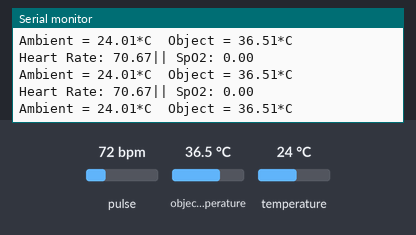
A sketch run on a simulated Arduino Uno, built with avr-gcc and run on an emulated ATmega328P. Shown: the last lines printed to the serial monitor. The inputs (shaded band) are chosen by the test bench; at power-on: pulse 72 bpm, object temperature 36.5 °C, temperature 24 °C.

Above: at 1.2 s.
1.3 s: pulse set to 42 bpm
At 2.0 s:
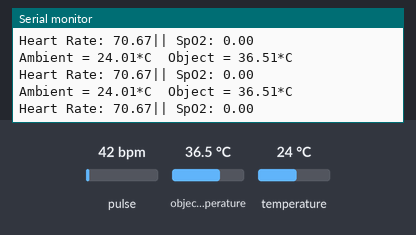
2.8 s: object temperature set to 20 °C
At 3.6 s:
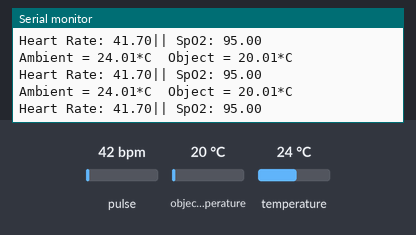
4.3 s: temperature set to 12 °C
At 5.0 s:
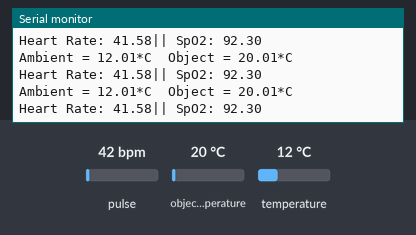
Timing chart, 0 to 7.3 s (numbered marks = the images above; inputs shaded):
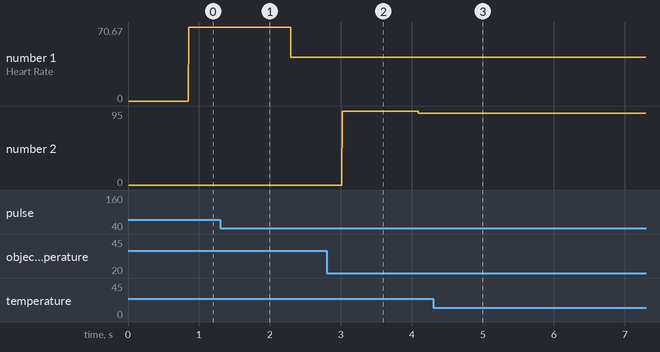

Measured:
- after the input at 2.8 s, the serial monitor: prints a new line at once (image 2)
- after the input at 4.3 s, the serial monitor: prints a new line at once (image 3)
- plotted number 1: 70.67 → 41.7 after the input at 1.3 s

The sketch:

skripsi-adel-master.ino
```cpp
#include "sensor_max_30102.h"

#include <Adafruit_MLX90614.h>

Adafruit_MLX90614 mlx = Adafruit_MLX90614();

void setup()
{
  Serial.begin(115200);
  Serial.println("Initializing...");

  max30102_setup();

  Serial.println("=========Adafruit MLX90614 test========");
  Serial.println("");

  if (!mlx.begin()) {
    Serial.println("Error connecting to MLX sensor. Check wiring.");
    while (1);
  };

  Serial.print("Emissivity = "); Serial.println(mlx.readEmissivity());
  Serial.println("=======================================");


}

void loop()
{
  double* health = getHealthData();
  Serial.print("Ambient = "); Serial.print(mlx.readAmbientTempC());
  Serial.print("*C\tObject = "); Serial.print(mlx.readObjectTempC()); Serial.println("*C");

  Serial.print("Heart Rate: ");
  Serial.print(health[0]);  // BPM is at index 0
  Serial.print("|| SpO2: ");
  Serial.println(health[1]);  // SpO2 is at index 1

}
```

sensor_max_30102.h
```cpp
#include "MAX30105.h" //sparkfun MAX3010X library
#include "heartRate.h"


MAX30105 particleSensor;

double avered = 0; double aveir = 0;
double sumirrms = 0;
double sumredrms = 0;
int i = 0;
int Num = 200;//calculate SpO2 by this sampling interval

double ESpO2 = 95.0;//initial value of estimated SpO2
double FSpO2 = 0.7; //filter factor for estimated SpO2
double frate = 0.95; //low pass filter for IR/red LED value to eliminate AC component
#define TIMETOBOOT 3000 // wait for this time(msec) to output SpO2
#define SCALE 88.0 //adjust to display heart beat and SpO2 in the same scale
#define SAMPLING 5 //if you want to see heart beat more precisely , set SAMPLING to 1
#define FINGER_ON 30000 // if red signal is lower than this , it indicates your finger is not on the sensor
#define MINIMUM_SPO2 80.0

const byte RATE_SIZE = 8; //Increase this for more averaging. 4 is good.
byte rates[RATE_SIZE]; //Array of heart rates
byte rateSpot = 0;
long lastBeat = 0; //Time at which the last beat occurred
float beatsPerMinute;
int beatAvg;


#define USEFIFO

void max30102_setup() {
  // Initialize sensor
  while (!particleSensor.begin(Wire, I2C_SPEED_FAST)) //Use default I2C port, 400kHz speed
  {
    Serial.println("MAX30102 was not found. Please check wiring/power/solder jumper at MH-ET LIVE MAX30102 board. ");
    //while (1);
  }
  //Setup to sense a nice looking saw tooth on the plotter
  byte ledBrightness = 0x7F; //Options: 0=Off to 255=50mA
  byte sampleAverage = 4; //Options: 1, 2, 4, 8, 16, 32
  byte ledMode = 2; //Options: 1 = Red only, 2 = Red + IR, 3 = Red + IR + Green
  //Options: 1 = IR only, 2 = Red + IR on MH-ET LIVE MAX30102 board
  int sampleRate = 200; //Options: 50, 100, 200, 400, 800, 1000, 1600, 3200
  int pulseWidth = 411; //Options: 69, 118, 215, 411
  int adcRange = 16384; //Options: 2048, 4096, 8192, 16384
  // Set up the wanted parameters
  particleSensor.setup(ledBrightness, sampleAverage, ledMode, sampleRate, pulseWidth, adcRange); //Configure sensor with these settings

  particleSensor.enableDIETEMPRDY();

}

double* getHealthData() {
  static double data[2];  // Array untuk menyimpan BPM dan SpO2

  uint32_t ir, red , green;
  double fred, fir;
  double SpO2 = 0;

#ifdef USEFIFO
  particleSensor.check();

  while (particleSensor.available()) {
#ifdef MAX30105
    red = particleSensor.getFIFORed();
    ir = particleSensor.getFIFOIR();
#else
    red = particleSensor.getFIFOIR();
    ir = particleSensor.getFIFORed();
#endif

    i++;
    fred = (double)red;
    fir = (double)ir;
    avered = avered * frate + (double)red * (1.0 - frate);
    aveir = aveir * frate + (double)ir * (1.0 - frate);
    sumredrms += (fred - avered) * (fred - avered);
    sumirrms += (fir - aveir) * (fir - aveir);

    if (checkForBeat(ir) == true) {
      long delta = millis() - lastBeat;
      lastBeat = millis();

      data[0] = 60 / (delta / 1000.0);  // Assign BPM to index 0

      if (data[0] < 255 && data[0] > 20) {
        rates[rateSpot++] = (byte)data[0];
        rateSpot %= RATE_SIZE;

        beatAvg = 0;
        for (byte x = 0; x < RATE_SIZE; x++)
          beatAvg += rates[x];
        beatAvg /= RATE_SIZE;
      }
    }

    if ((i % SAMPLING) == 0) {
      if ( millis() > TIMETOBOOT) {
        if (ir < FINGER_ON) ESpO2 = MINIMUM_SPO2;
        data[1] = ESpO2;  // Assign SpO2 to index 1
      }
    }

    if ((i % Num) == 0) {
      double R = (sqrt(sumredrms) / avered) / (sqrt(sumirrms) / aveir);
      SpO2 = -23.3 * (R - 0.4) + 100;
      ESpO2 = FSpO2 * ESpO2 + (1.0 - FSpO2) * SpO2;
      sumredrms = 0.0; sumirrms = 0.0; i = 0;
      break;
    }

    particleSensor.nextSample();
  }
#endif

  return data;  // Return array with BPM and SpO2
}
```
